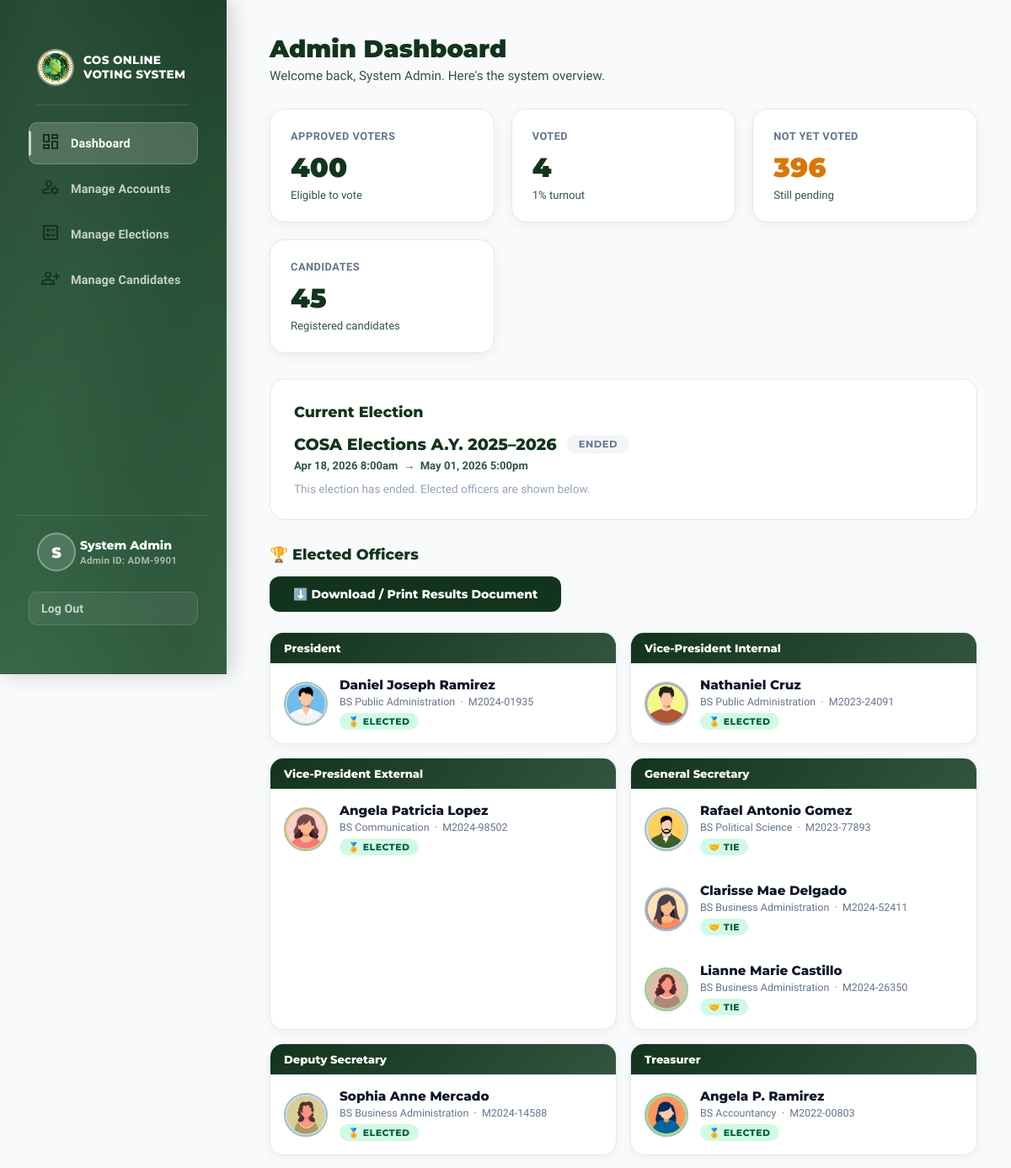
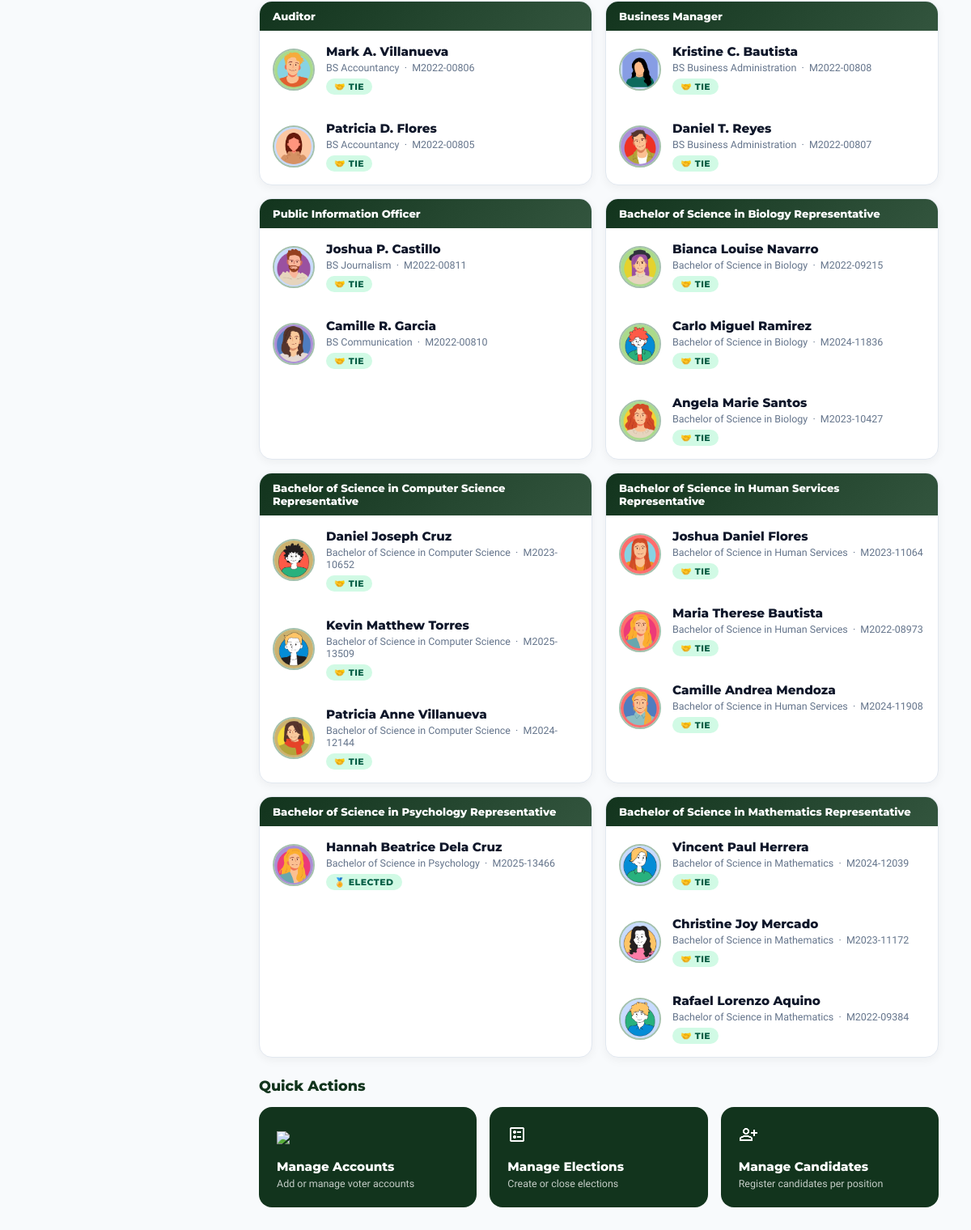
Page /admin/dashboard.php (signed in) on the committed database (2 pictures, top to bottom).
### tables this page shows
CREATE TABLE `elections` (
  `id` int(11) NOT NULL,
  `title` varchar(200) NOT NULL,
  `description` text DEFAULT NULL,
  `start_date` datetime NOT NULL,
  `end_date` datetime NOT NULL,
  `status` enum('upcoming','ongoing','ended') NOT NULL DEFAULT 'upcoming',
  `created_by` int(11) DEFAULT NULL,
  `created_at` datetime NOT NULL DEFAULT current_timestamp()
);

CREATE TABLE `candidates` (
  `id` int(11) NOT NULL,
  `election_id` int(11) NOT NULL,
  `position_id` int(11) NOT NULL,
  `student_id` varchar(20) NOT NULL,
  `name` varchar(160) NOT NULL,
  `course` varchar(80) NOT NULL,
  `partylist` varchar(100) DEFAULT '',
  `motto` text DEFAULT NULL,
  `platforms` text DEFAULT NULL,
  `achievements` text DEFAULT NULL,
  `photo` varchar(255) DEFAULT '',
  `elected` tinyint(1) NOT NULL DEFAULT 0 COMMENT '1 = marked as elected officer after election ends',
  `created_at` datetime NOT NULL DEFAULT current_timestamp()
);

### includes/auth.php (called while the page is built, shortened)
<?php
function currentUser(): array {
    return [
        'id'         => $_SESSION['user_id']   ?? null,
        'name'       => $_SESSION['full_name'] ?? 'Guest',
        'first_name' => $_SESSION['first_name'] ?? 'Guest',
        'student_id' => $_SESSION['student_id'] ?? '',
        'role'       => $_SESSION['role']       ?? 'guest',
        'status'     => $_SESSION['status']     ?? '',
        'has_voted'  => $_SESSION['has_voted']  ?? 0,
    ];
}

### admin/dashboard.php (the view, shortened to what this page needs)
<?php
require_once __DIR__ . '/../includes/auth.php';
$db = getDB();
$db->exec("UPDATE elections SET status='ongoing' WHERE start_date <= NOW() AND end_date >= NOW() AND status='upcoming'");
$db->exec("UPDATE elections SET status='ended'   WHERE end_date   <  NOW() AND status='ongoing'");
$election = $db->query("SELECT * FROM elections WHERE status='ongoing' LIMIT 1")->fetch();
if (!$election) {
    $election = $db->query("SELECT * FROM elections ORDER BY start_date DESC LIMIT 1")->fetch();
}
$totalVoters = $db->query("SELECT COUNT(*) FROM users WHERE role='student'")->fetchColumn();
$totalCandidates = 0;
$votesCast       = 0;
if ($election) {
    $stmtC = $db->prepare("SELECT COUNT(*) FROM candidates WHERE election_id = ?");
    $stmtC->execute([$election['id']]);
    $totalCandidates = $stmtC->fetchColumn();
    $stmtV = $db->prepare("SELECT COUNT(DISTINCT voter_id) FROM votes WHERE election_id = ?");
    $stmtV->execute([$election['id']]);
    $votesCast = $stmtV->fetchColumn();
}
$notVoted = $totalVoters - $votesCast;
$winners = [];
if ($election && $election['status'] === 'ended') {
    $rows = $db->prepare(
        "SELECT p.title        AS position,
                p.sort_order,
                c.id           AS candidate_id,
                c.name,
                c.course,
                c.student_id   AS cand_sid,
                c.photo,
                COUNT(v.id)    AS vote_count
         FROM positions p
         JOIN candidates c  ON c.position_id  = p.id AND c.election_id = p.election_id
         LEFT JOIN votes v  ON v.candidate_id = c.id AND v.election_id = p.election_id
         WHERE p.election_id = ?
         GROUP BY p.id, c.id
         ORDER BY p.sort_order ASC, vote_count DESC"
    );
    $rows->execute([$election['id']]);
    $allByPosition = [];
    foreach ($rows->fetchAll() as $r) {
        $allByPosition[$r['position']][] = $r;
    }
    foreach ($allByPosition as $position => $cands) {
        $topVotes = (int) $cands[0]['vote_count'];
        $topCands = array_filter($cands, fn($c) => (int)$c['vote_count'] === $topVotes);
        $isTie    = count($topCands) > 1;
        foreach ($topCands as $tc) {
            $tc['is_tie']             = $isTie;
            $winners[$position][]     = $tc;
        }
    }
}
?>
<!DOCTYPE html>
<html lang="en">
<head>
    <link rel="stylesheet" href="<?= BASE_URL ?>assets/css/shared.css">
</head>
<body>
<div class="page-wrap">
    <?php require_once __DIR__ . '/../includes/admin_sidebar.php'; ?>
    <main class="main">
        <h1>Admin Dashboard</h1>
        <p class="sub">Welcome back, <?= htmlspecialchars(currentUser()['name']) ?>. Here's the system overview.</p>
        <div class="stats-grid">
            <div class="stat-card">
                <div class="stat-label">Approved Voters</div>
                <div class="stat-value"><?= number_format($totalVoters) ?></div>
                <div class="stat-sub">Eligible to vote</div>
            </div>
            <div class="stat-card">
                <div class="stat-label">Voted</div>
                <div class="stat-value"><?= number_format($votesCast) ?></div>
                <div class="stat-sub"><?= $totalVoters > 0 ? round($votesCast / $totalVoters * 100, 1) : 0 ?>% turnout</div>
            </div>
            <div class="stat-card">
                <div class="stat-label">Not Yet Voted</div>
                <div class="stat-value" style="color:<?= $notVoted > 0 ? '#d97706' : '#12341d' ?>">
                    <?= number_format($notVoted) ?>
                </div>
                <div class="stat-sub"><?= $notVoted > 0 ? 'Still pending' : 'All voted!' ?></div>
            </div>
            <div class="stat-card">
                <div class="stat-label">Candidates</div>
                <div class="stat-value"><?= $totalCandidates ?></div>
                <div class="stat-sub">Registered candidates</div>
            </div>
        </div>
        <div class="election-card">
            <h2>Current Election</h2>
            <?php if ($election): ?>
                <div class="election-title-row">
                    <span class="election-name"><?= htmlspecialchars($election['title']) ?></span>
                    <span class="status-pill pill-<?= $election['status'] ?>"><?= ucfirst($election['status']) ?></span>
                </div>
                <div class="election-dates">
                    <?= date('M d, Y g:ia', strtotime($election['start_date'])) ?>
                    &nbsp;→&nbsp;
                    <?= date('M d, Y g:ia', strtotime($election['end_date'])) ?>
                </div>
                <?php if ($election['status'] === 'ongoing'): ?>
                    <p style="font-size:0.85rem;color:#64748b;margin-top:12px">Time remaining until election closes:</p>
                    <div class="countdown-row" id="countdown"></div>
                <?php elseif ($election['status'] === 'upcoming'): ?>
                    <p style="font-size:0.85rem;color:#64748b;margin-top:12px">Time until election opens:</p>
                    <div class="countdown-row" id="countdown"></div>
                <?php else: ?>
                    <p style="font-size:0.85rem;color:#94a3b8;margin-top:12px">This election has ended. Elected officers are shown below.</p>
                <?php endif; ?>
            <?php else: ?>
                <p style="color:#94a3b8;">No elections have been created yet. <a href="/admin/elections.php" style="color:#33553e;font-weight:700">Create one →</a></p>
            <?php endif; ?>
        </div>
        <?php if (!empty($winners)): ?>
        <div class="section-title">🏆 Elected Officers</div>
        <button class="btn-download" onclick="window.print()">
            ⬇️ Download / Print Results Document
        </button>
        <div class="results-grid">
            <?php foreach ($winners as $position => $winnerList): ?>
            <div class="winner-card">
                <div class="winner-card-header"><?= htmlspecialchars($position) ?></div>
                <?php foreach ($winnerList as $w): ?>
                <div class="winner-card-body">
                    <div class="winner-avatar">
                        <?php if ($w['photo']): ?>
                            <img src="/<?= htmlspecialchars(ltrim($w['photo'], '/')) ?>" alt="">
                        <?php else: ?>
                            <?= htmlspecialchars(mb_substr($w['name'], 0, 1)) ?>
                        <?php endif; ?>
                    </div>
                    <div>
                        <div class="winner-name"><?= htmlspecialchars($w['name']) ?></div>
                        <div class="winner-meta">
                            <?= htmlspecialchars($w['course']) ?> &nbsp;·&nbsp; <?= htmlspecialchars($w['cand_sid']) ?>
                        </div>
                        <span class="elected-tag"><?= $w['is_tie'] ? '🤝 Tie' : '🏅 Elected' ?></span>
                    </div>
                </div>
                <?php endforeach; ?>
            </div>
            <?php endforeach; ?>
        </div>
        <?php endif; ?>
        <div class="section-title">Quick Actions</div>
        <div class="actions-grid">
            <a href="/admin/accounts.php" class="action-card">
                <div class="action-icon"><span><img src = /assets/img/icons/manageAccountW.png></span></div>
                <div class="action-name">Manage Accounts</div>
                <div class="action-desc">Add or manage voter accounts</div>
            </a>
            <a href="/admin/elections.php" class="action-card">
                <div class="action-icon"><span><img src = /assets/img/icons/electionW.png></span></div>
                <div class="action-name">Manage Elections</div>
                <div class="action-desc">Create or close elections</div>
            </a>
            <a href="/admin/candidates.php" class="action-card">
                <div class="action-icon"><span><img src = /assets/img/icons/addCandidateW.png></span></div>
                <div class="action-name">Manage Candidates</div>
                <div class="action-desc">Register candidates per position</div>
            </a>
        </div>
    </main>
</div>
</body>
</html>

### assets/css/shared.css (style rules this page uses)
:root { --deep-green: #12341d; --mid-green: #33553e; --soft-green: #6d9078; --pale-green: #a4c1ad; --tint-green: #d5e8db; --white-glass: rgba(255,255,255,0.3); }
*, *::before, *::after { box-sizing: border-box; margin: 0; padding: 0; }
body { font-family: 'Geist', sans-serif; }

### admin/dashboard.php (style rules this page uses)
body { background:#f8fafc; padding-top:0px; }
.page-wrap { display:flex; }
.main { flex:1; margin-left:280px; padding:40px; min-height:100vh; }
h1 { font-family:'Montserrat',sans-serif; color:#12341d; font-size:1.8rem; font-weight:900; margin-bottom:6px; }
.sub { color:#33553e; margin-bottom:30px; font-size:0.95rem; }
.stats-grid { display:grid; grid-template-columns:repeat(auto-fit,minmax(200px,1fr)); gap:20px; margin-bottom:30px; }
.stat-card { background:#fff; border-radius:18px; padding:24px; border:1px solid #e2e8f0; box-shadow:0 4px 15px rgba(0,0,0,0.05); transition:transform 0.25s; }
.stat-label { font-size:0.8rem; font-weight:700; color:#64748b; text-transform:uppercase; letter-spacing:0.5px; margin-bottom:10px; }
.stat-value { font-family:'Montserrat',sans-serif; font-size:2rem; font-weight:900; color:#12341d; }
.stat-sub { font-size:0.82rem; color:#33553e; margin-top:6px; }
.election-card { background:#fff; border-radius:18px; padding:28px; border:1px solid #e2e8f0; margin-bottom:30px; }
.election-card h2 { font-family:'Montserrat',sans-serif; font-size:1.1rem; font-weight:800; color:#12341d; margin-bottom:16px; }
.election-title-row { display:flex; align-items:center; gap:12px; flex-wrap:wrap; margin-bottom:6px; }
.election-name { font-family:'Montserrat',sans-serif; font-size:1.2rem; font-weight:800; color:#12341d; }
.election-dates { color:#33553e; font-size:0.82rem; margin-top:4px; font-weight:600; }
.status-pill { display:inline-block; padding:4px 14px; border-radius:100px; font-family:'Montserrat',sans-serif; font-weight:700; font-size:0.72rem; letter-spacing:0.5px; text-transform:uppercase; }
.pill-ended { background:#f1f5f9; color:#64748b; }
.section-title { font-family:'Montserrat',sans-serif; color:#12341d; font-size:1.1rem; font-weight:800; margin-bottom:16px; display:flex; align-items:center; gap:10px; }
.results-grid { display:grid; grid-template-columns:repeat(auto-fill,minmax(300px,1fr)); gap:16px; margin-bottom:24px; }
.winner-card { background:#fff; border-radius:16px; border:1px solid #e2e8f0; box-shadow:0 3px 12px rgba(0,0,0,0.05); overflow:hidden; }
.winner-card-header { background:linear-gradient(135deg,#12341d,#33553e); color:#fff; padding:10px 16px; font-family:'Montserrat',sans-serif; font-weight:800; font-size:0.82rem; }
.winner-card-body { padding:16px; display:flex; align-items:center; gap:14px; }
.winner-avatar { width:52px; height:52px; border-radius:50%; flex-shrink:0; background:#d5e8db; display:flex; align-items:center; justify-content:center; font-weight:900; color:#12341d; font-size:1.1rem; overflow:hidden; border:2px solid #a4c1ad; }
.winner-avatar img { width:100%; height:100%; object-fit:cover; }
.winner-name { font-family:'Montserrat',sans-serif; font-weight:800; font-size:0.95rem; color:#0f172a; }
.winner-meta { font-size:0.78rem; color:#64748b; margin-top:3px; }
.elected-tag { display:inline-block; margin-top:6px; padding:3px 10px; background:#d1fae5; color:#065f46; border-radius:100px; font-size:0.68rem; font-weight:800; text-transform:uppercase; letter-spacing:0.5px; font-family:'Montserrat',sans-serif; }
.btn-download { padding:12px 28px; background:#12341d; color:#fff; border:none; border-radius:12px; font-family:'Montserrat',sans-serif; font-weight:800; font-size:14px; cursor:pointer; transition:all 0.2s; margin-bottom:24px; display:inline-flex; align-items:center; gap:8px; }
.actions-grid { display:grid; grid-template-columns:repeat(auto-fit,minmax(180px,1fr)); gap:16px; }
.action-card { background:#12341d; color:#fff; border-radius:16px; padding:22px; border:none; text-align:left; font-family:'Geist',sans-serif; transition:all 0.25s; text-decoration:none; display:block; }
.action-icon { font-size:1.6rem; margin-bottom:12px; }
.action-name { font-family:'Montserrat',sans-serif; font-weight:800; font-size:0.95rem; }
.action-desc { font-size:0.78rem; opacity:0.75; margin-top:4px; }

### rows in the picture
elections: title "COSA Elections A.Y. 2025–2026", status "ENDED", start_date "Apr 18, 2026 8:00am", end_date "May 01, 2026 5:00pm"
candidates: photo (picture), name "Daniel Joseph Ramirez", course "BS Public Administration", student "M2024-01935", shows "🏅 ELECTED"
candidates: photo (picture), name "Nathaniel Cruz", course "BS Public Administration", student "M2023-24091", shows "🏅 ELECTED"
candidates: photo (picture), name "Angela Patricia Lopez", course "BS Communication", student "M2024-98502", shows "🏅 ELECTED"
candidates: photo (picture), name "Rafael Antonio Gomez", course "BS Political Science", student "M2023-77893", shows "🤝 TIE"
candidates: photo (picture), name "Clarisse Mae Delgado", course "BS Business Administration", student "M2024-52411", shows "🤝 TIE"
candidates: photo (picture), name "Lianne Marie Castillo", course "BS Business Administration", student "M2024-26350", shows "🤝 TIE"
candidates: photo (picture), name "Sophia Anne Mercado", course "BS Business Administration", student "M2024-14588", shows "🏅 ELECTED"
candidates: photo (picture), name "Angela P. Ramirez", course "BS Accountancy", student "M2022-00803", shows "🏅 ELECTED"
candidates: photo (picture), name "Mark A. Villanueva", course "BS Accountancy", student "M2022-00806", shows "🤝 TIE"
candidates: photo (picture), name "Patricia D. Flores", course "BS Accountancy", student "M2022-00805", shows "🤝 TIE"
candidates: photo (picture), name "Kristine C. Bautista", course "BS Business Administration", student "M2022-00808", shows "🤝 TIE"
candidates: photo (picture), name "Daniel T. Reyes", course "BS Business Administration", student "M2022-00807", shows "🤝 TIE"
candidates: photo (picture), name "Joshua P. Castillo", course "BS Journalism", student "M2022-00811", shows "🤝 TIE"
candidates: photo (picture), name "Camille R. Garcia", course "BS Communication", student "M2022-00810", shows "🤝 TIE"
candidates: photo (picture), name "Bianca Louise Navarro", course "Bachelor of Science in Biology", student "M2022-09215", shows "🤝 TIE"
candidates: photo (picture), name "Carlo Miguel Ramirez", course "Bachelor of Science in Biology", student "M2024-11836", shows "🤝 TIE"
candidates: photo (picture), name "Angela Marie Santos", course "Bachelor of Science in Biology", student "M2023-10427", shows "🤝 TIE"
candidates: photo (picture), name "Daniel Joseph Cruz", course "Bachelor of Science in Computer Science", student "M2023-10652", shows "🤝 TIE"
candidates: photo (picture), name "Kevin Matthew Torres", course "Bachelor of Science in Computer Science", student "M2025-13509", shows "🤝 TIE"
candidates: photo (picture), name "Patricia Anne Villanueva", course "Bachelor of Science in Computer Science", student "M2024-12144", shows "🤝 TIE"
candidates: photo (picture), name "Joshua Daniel Flores", course "Bachelor of Science in Human Services", student "M2023-11064", shows "🤝 TIE"
candidates: photo (picture), name "Maria Therese Bautista", course "Bachelor of Science in Human Services", student "M2022-08973", shows "🤝 TIE"
candidates: photo (picture), name "Camille Andrea Mendoza", course "Bachelor of Science in Human Services", student "M2024-11908", shows "🤝 TIE"
candidates: photo (picture), name "Hannah Beatrice Dela Cruz", course "Bachelor of Science in Psychology", student "M2025-13466", shows "🏅 ELECTED"
candidates: photo (picture), name "Vincent Paul Herrera", course "Bachelor of Science in Mathematics", student "M2024-12039", shows "🤝 TIE"
candidates: photo (picture), name "Christine Joy Mercado", course "Bachelor of Science in Mathematics", student "M2023-11172", shows "🤝 TIE"
candidates: photo (picture), name "Rafael Lorenzo Aquino", course "Bachelor of Science in Mathematics", student "M2022-09384", shows "🤝 TIE"

### other values in the picture
$initials "S"
$currentUser['last_name'] "System Admin"
$currentUser['student_id'] "ADM-9901"
currentUser()['name'] "System Admin"
$totalVoters "400"
$votesCast "4"
$votesCast / $totalVoters * 100 "1"
$notVoted "396"
$totalCandidates "45"
$position "President"
$position "Vice-President Internal"
$position "Vice-President External"
$position "General Secretary"
$position "Deputy Secretary"
$position "Treasurer"
